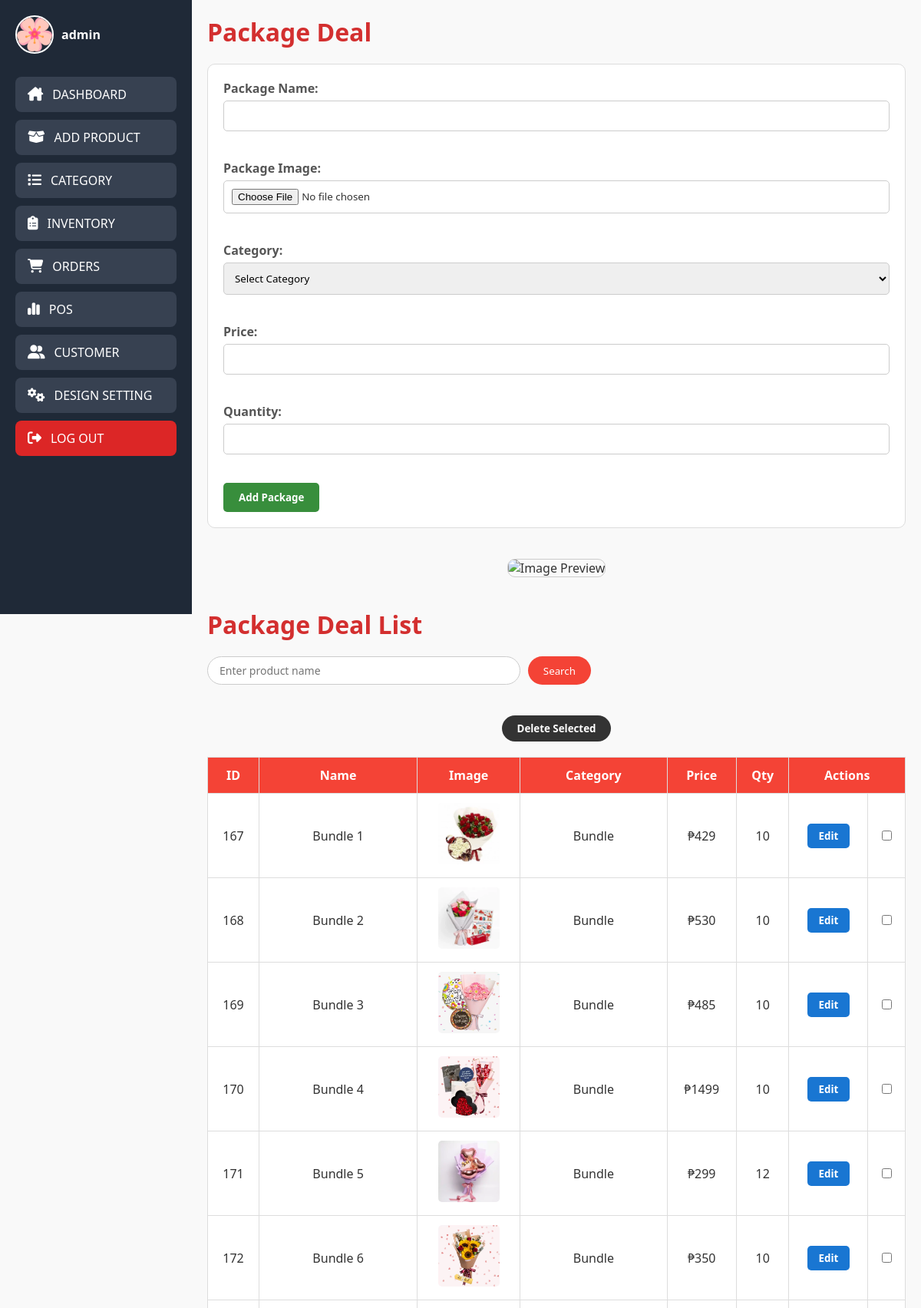
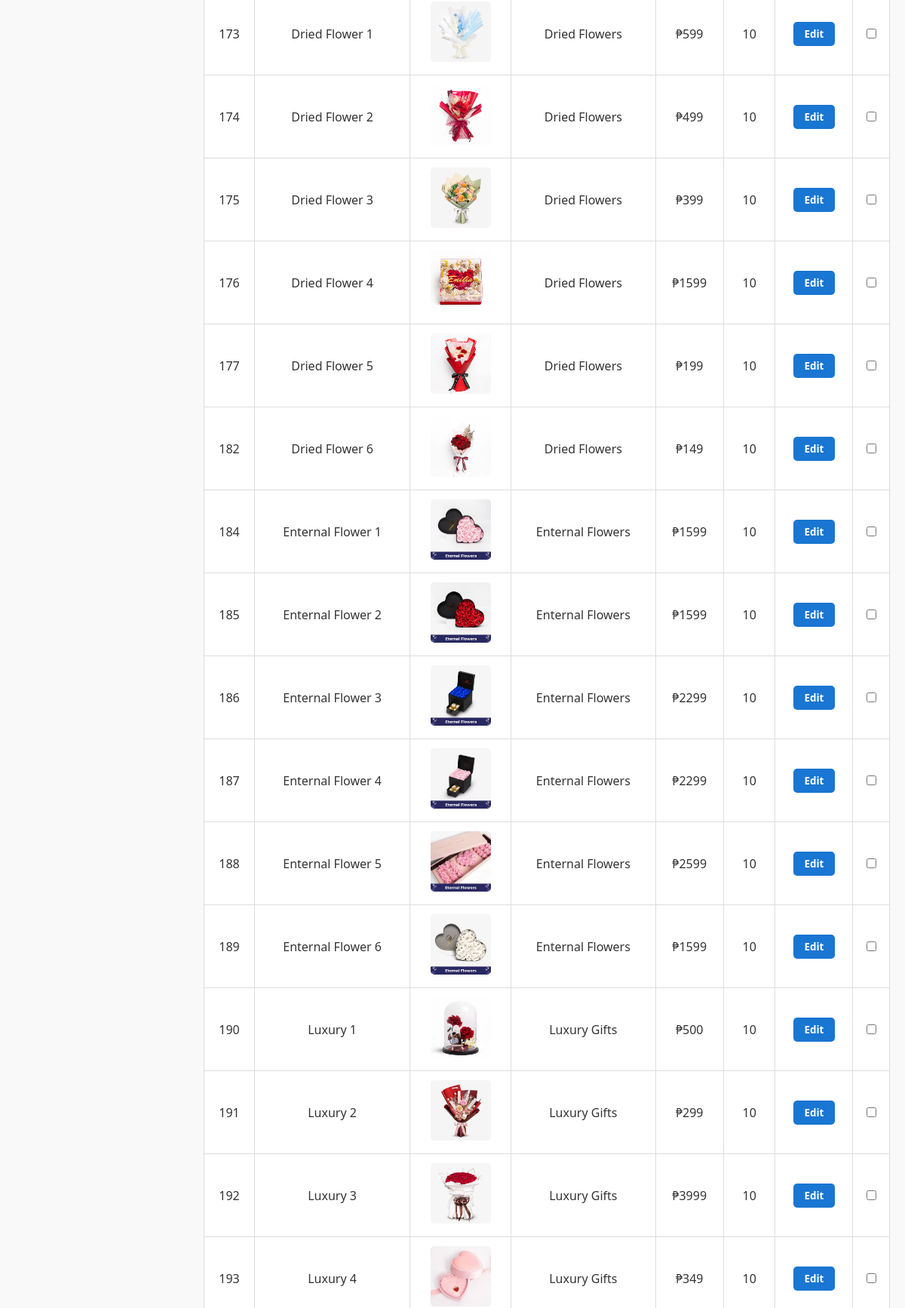
Page /php/add-product.php (upper part) on the committed database (2 pictures, top to bottom).
### tables this page shows
CREATE TABLE `product` (
  `id` int(11) NOT NULL,
  `name` varchar(255) NOT NULL,
  `image` varchar(255) NOT NULL,
  `category` varchar(255) NOT NULL,
  `qty` int(11) NOT NULL,
  `price` varchar(255) DEFAULT NULL,
  `category_id` int(11) DEFAULT NULL,
  `status` varchar(50) DEFAULT 'Available',
  `total_sold` int(11) DEFAULT 0,
  `available_stocks` int(11) DEFAULT 0
);

### php/add-product.php (the view, shortened to what this page needs)
<!DOCTYPE html>
<html lang="en" dir="ltr">
<head>
    <link rel="stylesheet" href="../css/add-product.css">
</head>
<body>
    <div class="main-container">
    <?php include('admin-nav.php'); ?>
    <div class="content-wrapper">
    <div class="all">
    <h1 class="text1">Package Deal</h1>
    <div class="add">
        <form action="" method="post" autocomplete="off" enctype="multipart/form-data">
            <label for="name">Package Name:</label>
            <input type="text" name="name" id="name" required autocomplete="name"><br><br>
            <label for="image">Package Image:</label>
            <input type="file" name="image" id="image" accept=".jpg, .jpeg, .png, .webp, .avif"
                   autocomplete="file" onchange="previewImage(this);" required><br><br>
            <label for="category">Category:</label>
            <select name="category" required>
                <option value="" disabled selected>Select Category</option>
            </select><br><br>
            <label for="price">Price:</label>
            <input type="text" name="price" id="price" required autocomplete="number"><br><br>
            <label for="qty">Quantity:</label>
            <input type="text" name="qty" id="qty" required autocomplete="number"><br><br>
            <button type="submit" name="submit" class="buttonProduct">Add Package</button>
        </form>
    </div>
    <div class="imageProd">
        <img src="no-image.webp" id="imagePreview" alt="Image Preview">
    </div>
    <div class="view">
        <h1 class="text4">Package Deal List</h1>
        <div class="table-controls">
        <form action="" method="post" class="search-form">
            <input type="text" name="search" id="search" placeholder="Enter product name" required>
            <button type="submit" name="search_submit" class="btnSearch">Search</button>
        </form>
        </div>
        <form action="delete-multiple.php" method="post" id="deleteForm">
                    <button type="submit" class="deletebtn" onclick="deleteProducts();">Delete Selected</button>
                </form>
        <table border="1" cellspacing="0" cellpadding="10" class="viewTable">
            <tr class="thView">
                <th>ID</th>
                <th>Name</th>
                <th>Image</th>
                <th>Category</th>
                <th>Price</th>
                <th>Qty</th>
                <th colspan="2">Actions</th>
            </tr>
            <?php
            if (isset($_POST['search_submit'])) {
                $search = $_POST['search'];
                $rows = mysqli_query($conn, "SELECT * FROM product WHERE name LIKE '%$search%'");
            } else {
                $rows = mysqli_query($conn, "SELECT * FROM product");
            }
            foreach ($rows as $row) :
            ?>
                <tr>
                    <td><?= $row["id"]; ?></td>
                    <td><?= $row["name"]; ?></td>
                    <td><img src="../img/<?= $row['image']; ?>" width="100px" alt="Product"></td>
                    <td><?= $row["category"]; ?></td>
                    <td>₱<?= $row["price"]; ?></td>
                    <td><?= $row["qty"]; ?></td>
                    <td>
                        <button class="editbtn" onclick="editProduct(<?= $row['id']; ?>)">Edit</button>
                    </td>
                    <td>
                        <input type="checkbox" name="delete[]" value="<?= $row["id"]; ?>">
                    </td>
                </tr>
            <?php endforeach; ?>
        </table>
    </div>
</div>
</div>
</div>
</body>
</html>

### php/admin-nav.php (shortened to what this page needs)
<?php
$conn = mysqli_connect("localhost:3306", "root", "", "flowershop");
if (isset($_GET["newUsername"])) {
    $newAdminName = $_GET["newUsername"];
} else {
    if (isset($_SESSION['adminUsername'])) {
        $newAdminName = $_SESSION['adminUsername'];
    } else {
        $result = mysqli_query($conn, "SELECT username FROM admin WHERE email = 'admin@gmail.com'");
        if ($result && $row = mysqli_fetch_assoc($result)) {
            $newAdminName = $row['username'];
        } else {
            $newAdminName = "ADMIN";
        }
    }
}
$result = mysqli_query($conn, "SELECT image FROM admin WHERE username = '$newAdminName'");
if ($result && $row = mysqli_fetch_assoc($result)) {
    $profile_picture = $row['image'];
} else {
    $profile_picture = "default_image.jpg";
}
?>
<!DOCTYPE html>
<html lang="en">
<head>
    <link rel="stylesheet" href="../css/admin-nav.css">
    <link rel="stylesheet" href="https://cdnjs.cloudflare.com/ajax/libs/font-awesome/6.4.2/css/all.min.css" />
</head>
<body>
<div class="sidebar">
  <div class="sidebar-content">
    <a href="admin-account.php?newUsername=<?php echo urlencode($newAdminName); ?>" class="admin-profile">
      <img src="<?php echo $profile_picture; ?>" alt="Admin Profile">
      <span><?php echo $newAdminName; ?></span>
    </a>
    <nav class="nav-links">
      <a href="admin-dashboard.php" class="nav-btn">
        <i class="fa-solid fa-house-chimney"></i>
        <span>DASHBOARD</span>
      </a>
      <a href="add-product.php" class="nav-btn">
        <i class="fa-solid fa-box-open"></i>
        <span>ADD PRODUCT</span>
      </a>
      <a href="category-management.php" class="nav-btn">
        <i class="fa-solid fa-list"></i>
        <span>CATEGORY</span>
      </a>
      <a href="product-inventory.php" class="nav-btn">
        <i class="fa-solid fa-clipboard-list"></i>
        <span>INVENTORY</span>
      </a>
      <a href="orders.php" class="nav-btn">
        <i class="fa-solid fa-cart-shopping"></i>
        <span>ORDERS</span>
      </a>
      <a href="pos.php" class="nav-btn">
        <i class="fa-solid fa-chart-simple"></i>
        <span>POS</span>
      </a>
      <a href="unlock-user.php" class="nav-btn">
        <i class="fa-solid fa-user-group"></i>
        <span>CUSTOMER</span>
      </a>
      <a href="customer-design-setting.php" class="nav-btn">
        <i class="fa-solid fa-gears"></i>
        <span>DESIGN SETTING</span>
      </a>
      <a href="customer-landing-page.php" class="nav-btn logout">
        <i class="fa-solid fa-right-from-bracket"></i>
        <span>LOG OUT</span>
      </a>
    </nav>
  </div>
</div>
</body>
</html>

### css/add-product.css (style rules this page uses)
* { margin: 0; padding: 0; box-sizing: border-box; font-family: 'Segoe UI', Tahoma, Geneva, Verdana, sans-serif; }
body { background-color: #f9f9f9; color: #333; }
.main-container { display: flex; min-height: 100vh; width: 100%; }
.content-wrapper { margin-left: 250px; flex-grow: 1; padding: 20px; background-color: #f9f9f9; overflow-x: auto; }
.text1, .text4 { text-align: left; margin-bottom: 20px; color: #d32f2f; }
.add { background-color: #fff; padding: 20px; border: 1px solid #ddd; border-radius: 10px; margin-bottom: 40px; width: 100%; margin-left: auto; margin-right: auto; }
.add form label { display: block; font-weight: bold; margin-bottom: 5px; color: #555; }
.add form input, .add form select { width: 100%; padding: 10px; margin-bottom: 15px; border: 1px solid #ccc; border-radius: 5px; }
.buttonProduct { background-color: #388e3c; color: white; padding: 10px 20px; border: none; border-radius: 5px; cursor: pointer; font-weight: bold; }
.imageProd { text-align: center; margin-bottom: 30px; }
.imageProd img { max-width: 200px; border-radius: 10px; border: 1px solid #ccc; }
.view { margin-top: 40px; }
.view form { text-align: center; margin-bottom: 20px; }
.viewTable { width: 100%; border-collapse: collapse; background-color: #fff; }
.viewTable th, .viewTable td { padding: 12px; border: 1px solid #ddd; text-align: center; }
.viewTable th { background-color: #f44336; color: white; }
.viewTable img { max-width: 80px; height: auto; border-radius: 5px; }
.editbtn, .deletebtn { padding: 7px 15px; border: none; border-radius: 5px; font-weight: bold; cursor: pointer; }
.editbtn { background-color: #1976d2; color: white; }
.deletebtn { background-color: #e53935; color: white; }
.table-controls { display: flex; justify-content: space-between; align-items: center; flex-wrap: wrap; margin-bottom: 20px; }
.search-form { display: flex; gap: 10px; flex-grow: 1; max-width: 500px; }
.search-form input[type="text"] { flex-grow: 1; padding: 8px 15px; border: 1px solid #ccc; border-radius: 25px; font-size: 14px; }
.search-form .btnSearch { padding: 8px 20px; background-color: #f44336; color: white; border: none; border-radius: 25px; cursor: pointer; }
#deleteForm .deletebtn { padding: 8px 20px; background-color: #333; color: white; border: none; border-radius: 25px; cursor: pointer; }

### css/admin-nav.css (style rules this page uses)
.sidebar { width: 250px; height: 100vh; background-color: #1f2937; position: fixed; top: 0; left: 0; padding: 20px; }
.admin-profile { display: flex; align-items: center; gap: 10px; margin-bottom: 30px; text-decoration: none; color: #fff; }
.admin-profile img { width: 50px; height: 50px; border-radius: 50%; object-fit: cover; border: 2px solid #fff; }
.admin-profile span { font-size: 16px; font-weight: bold; }
.nav-links { display: flex; flex-direction: column; gap: 10px; }
.nav-btn { display: flex; align-items: center; gap: 12px; padding: 12px 16px; background-color: #374151; border-radius: 8px; text-decoration: none; color: #ffffff; font-weight: 500; transition: background-color 0.3s ease; }
.nav-btn i { font-size: 18px; }
.logout { background-color: #dc2626; }

### rows in the picture
product: id "167", name "Bundle 1", image (picture), category "Bundle", price "429", qty "10"
product: id "168", name "Bundle 2", image (picture), category "Bundle", price "530", qty "10"
product: id "169", name "Bundle 3", image (picture), category "Bundle", price "485", qty "10"
product: id "170", name "Bundle 4", image (picture), category "Bundle", price "1499", qty "10"
product: id "171", name "Bundle 5", image (picture), category "Bundle", price "299", qty "12"
product: id "172", name "Bundle 6", image (picture), category "Bundle", price "350", qty "10"
product: id "173", name "Dried Flower 1", image (picture), category "Dried Flowers", price "599", qty "10"
product: id "174", name "Dried Flower 2", image (picture), category "Dried Flowers", price "499", qty "10"
product: id "175", name "Dried Flower 3", image (picture), category "Dried Flowers", price "399", qty "10"
product: id "176", name "Dried Flower 4", image (picture), category "Dried Flowers", price "1599", qty "10"
product: id "177", name "Dried Flower 5", image (picture), category "Dried Flowers", price "199", qty "10"
product: id "182", name "Dried Flower 6", image (picture), category "Dried Flowers", price "149", qty "10"
product: id "184", name "Enternal Flower 1", image (picture), category "Enternal Flowers", price "1599", qty "10"
product: id "185", name "Enternal Flower 2", image (picture), category "Enternal Flowers", price "1599", qty "10"
product: id "186", name "Enternal Flower 3", image (picture), category "Enternal Flowers", price "2299", qty "10"
product: id "187", name "Enternal Flower 4", image (picture), category "Enternal Flowers", price "2299", qty "10"
product: id "188", name "Enternal Flower 5", image (picture), category "Enternal Flowers", price "2599", qty "10"
product: id "189", name "Enternal Flower 6", image (picture), category "Enternal Flowers", price "1599", qty "10"
product: id "190", name "Luxury 1", image (picture), category "Luxury Gifts", price "500", qty "10"
product: id "191", name "Luxury 2", image (picture), category "Luxury Gifts", price "299", qty "10"
product: id "192", name "Luxury 3", image (picture), category "Luxury Gifts", price "3999", qty "10"
product: id "193", name "Luxury 4", image (picture), category "Luxury Gifts", price "349", qty "10"

### other values in the picture
$newAdminName "admin"
